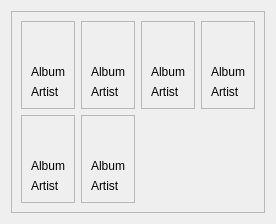
             <widget class="QWidget" name="scrollAreaWidgetContents_2">
              <property name="geometry">
               <rect>
                <x>0</x>
                <y>0</y>
                <width>264</width>
                <height>224</height>
               </rect>
              </property>
              <layout class="QVBoxLayout" name="verticalLayout_25">
               <item>
                <widget class="QFrame" name="library_container">
                 <property name="sizePolicy">
                  <sizepolicy hsizetype="Preferred" vsizetype="Preferred">
                   <horstretch>0</horstretch>
                   <verstretch>0</verstretch>
                  </sizepolicy>
                 </property>
                 <property name="frameShape">
                  <enum>QFrame::StyledPanel</enum>
                 </property>
                 <property name="frameShadow">
                  <enum>QFrame::Raised</enum>
                 </property>
                 <layout class="QGridLayout" name="gridLayout_2">
                  <item row="1" column="0">
                   <widget class="QFrame" name="library_card_2">
                    <property name="sizePolicy">
                     <sizepolicy hsizetype="Preferred" vsizetype="Preferred">
                      <horstretch>0</horstretch>
                      <verstretch>0</verstretch>
                     </sizepolicy>
                    </property>
                    <property name="frameShape">
                     <enum>QFrame::StyledPanel</enum>
                    </property>
                    <property name="frameShadow">
                     <enum>QFrame::Raised</enum>
                    </property>
                    <layout class="QVBoxLayout" name="verticalLayout_23">
                     <item>
                      <widget class="QLabel" name="library_card_img_2">
                       <property name="sizePolicy">
                        <sizepolicy hsizetype="MinimumExpanding" vsizetype="Expanding">
                         <horstretch>0</horstretch>
                         <verstretch>0</verstretch>
                        </sizepolicy>
                       </property>
                       <property name="text">
                        <string/>
                       </property>
                       <property name="pixmap">
                        <pixmap resource="resource.qrc">:/icon/icomoon/radio-unchecked.svg</pixmap>
                       </property>
                       <property name="scaledContents">
                        <bool>false</bool>
                       </property>
                       <property name="alignment">
                        <set>Qt::AlignCenter</set>
                       </property>
                      </widget>
                     </item>
                     <item>
                      <widget class="QLabel" name="library_card_title_2">
                       <property name="sizePolicy">
                        <sizepolicy hsizetype="Preferred" vsizetype="Preferred">
                         <horstretch>0</horstretch>
                         <verstretch>0</verstretch>
                        </sizepolicy>
                       </property>
                       <property name="text">
                        <string>Album</string>
                       </property>
                      </widget>
                     </item>
                     <item>
                      <widget class="QLabel" name="library_card_autor_2">
                       <property name="sizePolicy">
                        <sizepolicy hsizetype="Expanding" vsizetype="Preferred">
                         <horstretch>0</horstretch>
                         <verstretch>0</verstretch>
                        </sizepolicy>
                       </property>
                       <property name="text">
                        <string>Artist</string>
                       </property>
                      </widget>
                     </item>
                    </layout>
                   </widget>
                  </item>
                  <item row="0" column="2">
                   <widget class="QFrame" name="library_card_5">
                    <property name="sizePolicy">
                     <sizepolicy hsizetype="Preferred" vsizetype="Preferred">
                      <horstretch>0</horstretch>
                      <verstretch>0</verstretch>
                     </sizepolicy>
                    </property>
                    <property name="frameShape">
                     <enum>QFrame::StyledPanel</enum>
                    </property>
                    <property name="frameShadow">
                     <enum>QFrame::Raised</enum>
                    </property>
                    <layout class="QVBoxLayout" name="verticalLayout_28">
                     <item>
                      <widget class="QLabel" name="library_card_img_6">
                       <property name="sizePolicy">
                        <sizepolicy hsizetype="MinimumExpanding" vsizetype="Expanding">
                         <horstretch>0</horstretch>
                         <verstretch>0</verstretch>
                        </sizepolicy>
                       </property>
                       <property name="text">
                        <string/>
                       </property>
                       <property name="pixmap">
                        <pixmap resource="resource.qrc">:/icon/icomoon/radio-unchecked.svg</pixmap>
                       </property>
                       <property name="scaledContents">
                        <bool>false</bool>
                       </property>
                       <property name="alignment">
                        <set>Qt::AlignCenter</set>
                       </property>
                      </widget>
                     </item>
                     <item>
                      <widget class="QLabel" name="library_card_title_6">
                       <property name="sizePolicy">
                        <sizepolicy hsizetype="Preferred" vsizetype="Preferred">
                         <horstretch>0</horstretch>
                         <verstretch>0</verstretch>
                        </sizepolicy>
                       </property>
                       <property name="text">
                        <string>Album</string>
                       </property>
                      </widget>
                     </item>
                     <item>
                      <widget class="QLabel" name="library_card_autor_6">
                       <property name="sizePolicy">
                        <sizepolicy hsizetype="Expanding" vsizetype="Preferred">
                         <horstretch>0</horstretch>
                         <verstretch>0</verstretch>
                        </sizepolicy>
                       </property>
                       <property name="text">
                        <string>Artist</string>
                       </property>
                      </widget>
                     </item>
                    </layout>
                   </widget>
                  </item>
                  <item row="1" column="1">
                   <widget class="QFrame" name="library_card_4">
                    <property name="sizePolicy">
                     <sizepolicy hsizetype="Preferred" vsizetype="Preferred">
                      <horstretch>0</horstretch>
                      <verstretch>0</verstretch>
                     </sizepolicy>
                    </property>
                    <property name="frameShape">
                     <enum>QFrame::StyledPanel</enum>
                    </property>
                    <property name="frameShadow">
                     <enum>QFrame::Raised</enum>
                    </property>
                    <layout class="QVBoxLayout" name="verticalLayout_27">
                     <item>
                      <widget class="QLabel" name="library_card_img_5">
                       <property name="sizePolicy">
                        <sizepolicy hsizetype="MinimumExpanding" vsizetype="Expanding">
                         <horstretch>0</horstretch>
                         <verstretch>0</verstretch>
                        </sizepolicy>
                       </property>
                       <property name="text">
                        <string/>
                       </property>
                       <property name="pixmap">
                        <pixmap resource="resource.qrc">:/icon/icomoon/radio-unchecked.svg</pixmap>
                       </property>
                       <property name="scaledContents">
                        <bool>false</bool>
                       </property>
                       <property name="alignment">
                        <set>Qt::AlignCenter</set>
                       </property>
                      </widget>
                     </item>
                     <item>
                      <widget class="QLabel" name="library_card_title_5">
                       <property name="sizePolicy">
                        <sizepolicy hsizetype="Preferred" vsizetype="Preferred">
                         <horstretch>0</horstretch>
                         <verstretch>0</verstretch>
                        </sizepolicy>
                       </property>
                       <property name="text">
                        <string>Album</string>
                       </property>
                      </widget>
                     </item>
                     <item>
                      <widget class="QLabel" name="library_card_autor_5">
                       <property name="sizePolicy">
                        <sizepolicy hsizetype="Expanding" vsizetype="Preferred">
                         <horstretch>0</horstretch>
                         <verstretch>0</verstretch>
                        </sizepolicy>
                       </property>
                       <property name="text">
                        <string>Artist</string>
                       </property>
                      </widget>
                     </item>
                    </layout>
                   </widget>
                  </item>
                  <item row="0" column="3">
                   <widget class="QFrame" name="library_card_6">
                    <property name="sizePolicy">
                     <sizepolicy hsizetype="Preferred" vsizetype="Preferred">
                      <horstretch>0</horstretch>
                      <verstretch>0</verstretch>
                     </sizepolicy>
                    </property>
                    <property name="frameShape">
                     <enum>QFrame::StyledPanel</enum>
                    </property>
                    <property name="frameShadow">
                     <enum>QFrame::Raised</enum>
                    </property>
                    <layout class="QVBoxLayout" name="verticalLayout_29">
                     <item>
                      <widget class="QLabel" name="library_card_img_7">
                       <property name="sizePolicy">
                        <sizepolicy hsizetype="MinimumExpanding" vsizetype="Expanding">
                         <horstretch>0</horstretch>
                         <verstretch>0</verstretch>
                        </sizepolicy>
                       </property>
                       <property name="text">
                        <string/>
                       </property>
                       <property name="pixmap">
                        <pixmap resource="resource.qrc">:/icon/icomoon/radio-unchecked.svg</pixmap>
                       </property>
                       <property name="scaledContents">
                        <bool>false</bool>
                       </property>
                       <property name="alignment">
                        <set>Qt::AlignCenter</set>
                       </property>
                      </widget>
                     </item>
                     <item>
                      <widget class="QLabel" name="library_card_title_7">
                       <property name="sizePolicy">
                        <sizepolicy hsizetype="Preferred" vsizetype="Preferred">
                         <horstretch>0</horstretch>
                         <verstretch>0</verstretch>
                        </sizepolicy>
                       </property>
                       <property name="text">
                        <string>Album</string>
                       </property>
                      </widget>
                     </item>
                     <item>
                      <widget class="QLabel" name="library_card_autor_7">
                       <property name="sizePolicy">
                        <sizepolicy hsizetype="Expanding" vsizetype="Preferred">
                         <horstretch>0</horstretch>
                         <verstretch>0</verstretch>
                        </sizepolicy>
                       </property>
                       <property name="text">
                        <string>Artist</string>
                       </property>
                      </widget>
                     </item>
                    </layout>
                   </widget>
                  </item>
                  <item row="0" column="1">
                   <widget class="QFrame" name="library_card_10">
                    <property name="sizePolicy">
                     <sizepolicy hsizetype="Preferred" vsizetype="Preferred">
                      <horstretch>0</horstretch>
                      <verstretch>0</verstretch>
                     </sizepolicy>
                    </property>
                    <property name="frameShape">
                     <enum>QFrame::StyledPanel</enum>
                    </property>
                    <property name="frameShadow">
                     <enum>QFrame::Raised</enum>
                    </property>
                    <layout class="QVBoxLayout" name="verticalLayout_38">
                     <item>
                      <widget class="QLabel" name="library_card_img_14">
                       <property name="sizePolicy">
                        <sizepolicy hsizetype="MinimumExpanding" vsizetype="Expanding">
                         <horstretch>0</horstretch>
                         <verstretch>0</verstretch>
                        </sizepolicy>
                       </property>
                       <property name="text">
                        <string/>
                       </property>
                       <property name="pixmap">
                        <pixmap resource="resource.qrc">:/icon/icomoon/radio-unchecked.svg</pixmap>
                       </property>
                       <property name="scaledContents">
                        <bool>false</bool>
                       </property>
                       <property name="alignment">
                        <set>Qt::AlignCenter</set>
                       </property>
                      </widget>
                     </item>
                     <item>
                      <widget class="QLabel" name="library_card_title_14">
                       <property name="sizePolicy">
                        <sizepolicy hsizetype="Preferred" vsizetype="Preferred">
                         <horstretch>0</horstretch>
                         <verstretch>0</verstretch>
                        </sizepolicy>
                       </property>
                       <property name="text">
                        <string>Album</string>
                       </property>
                      </widget>
                     </item>
                     <item>
                      <widget class="QLabel" name="library_card_autor_11">
                       <property name="sizePolicy">
                        <sizepolicy hsizetype="Expanding" vsizetype="Preferred">
                         <horstretch>0</horstretch>
                         <verstretch>0</verstretch>
                        </sizepolicy>
                       </property>
                       <property name="text">
                        <string>Artist</string>
                       </property>
                      </widget>
                     </item>
                    </layout>
                   </widget>
                  </item>
                  <item row="0" column="0">
                   <widget class="QFrame" name="library_card_13">
                    <property name="sizePolicy">
                     <sizepolicy hsizetype="Preferred" vsizetype="Preferred">
                      <horstretch>0</horstretch>
                      <verstretch>0</verstretch>
                     </sizepolicy>
                    </property>
                    <property name="frameShape">
                     <enum>QFrame::StyledPanel</enum>
                    </property>
                    <property name="frameShadow">
                     <enum>QFrame::Raised</enum>
                    </property>
                    <layout class="QVBoxLayout" name="verticalLayout_39">
                     <item>
                      <widget class="QLabel" name="library_card_img_15">
                       <property name="sizePolicy">
                        <sizepolicy hsizetype="MinimumExpanding" vsizetype="Expanding">
                         <horstretch>0</horstretch>
                         <verstretch>0</verstretch>
                        </sizepolicy>
                       </property>
                       <property name="text">
                        <string/>
                       </property>
                       <property name="pixmap">
                        <pixmap resource="resource.qrc">:/icon/icomoon/radio-unchecked.svg</pixmap>
                       </property>
                       <property name="scaledContents">
                        <bool>false</bool>
                       </property>
                       <property name="alignment">
                        <set>Qt::AlignCenter</set>
                       </property>
                      </widget>
                     </item>
                     <item>
                      <widget class="QLabel" name="library_card_title_15">
                       <property name="sizePolicy">
                        <sizepolicy hsizetype="Preferred" vsizetype="Preferred">
                         <horstretch>0</horstretch>
                         <verstretch>0</verstretch>
                        </sizepolicy>
                       </property>
                       <property name="text">
                        <string>Album</string>
                       </property>
                      </widget>
                     </item>
                     <item>
                      <widget class="QLabel" name="library_card_autor_14">
                       <property name="sizePolicy">
                        <sizepolicy hsizetype="Expanding" vsizetype="Preferred">
                         <horstretch>0</horstretch>
                         <verstretch>0</verstretch>
                        </sizepolicy>
                       </property>
                       <property name="text">
                        <string>Artist</string>
                       </property>
                      </widget>
                     </item>
                    </layout>
                   </widget>
                  </item>
                 </layout>
                </widget>
               </item>
              </layout>
             </widget>
